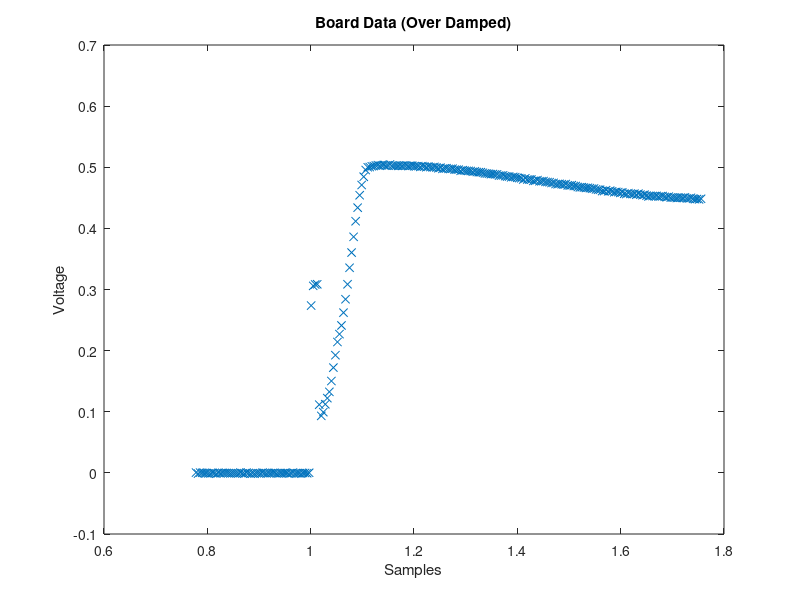
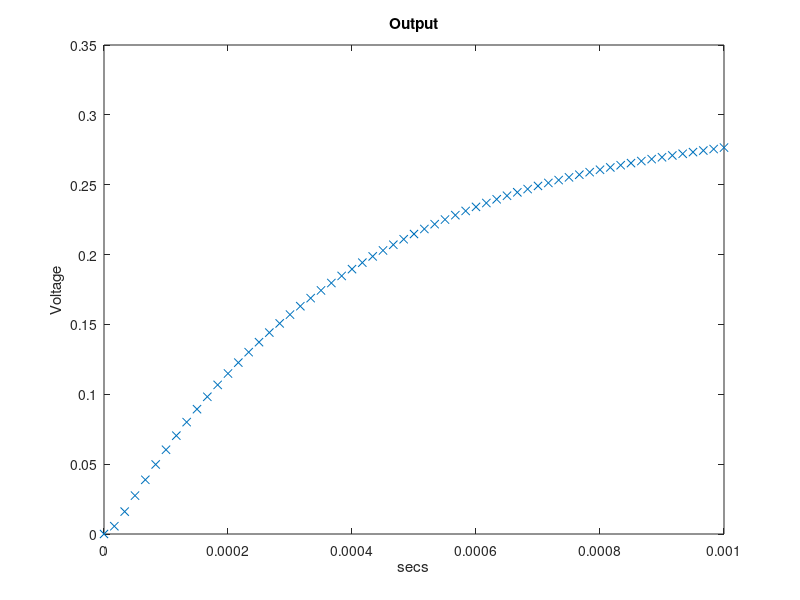
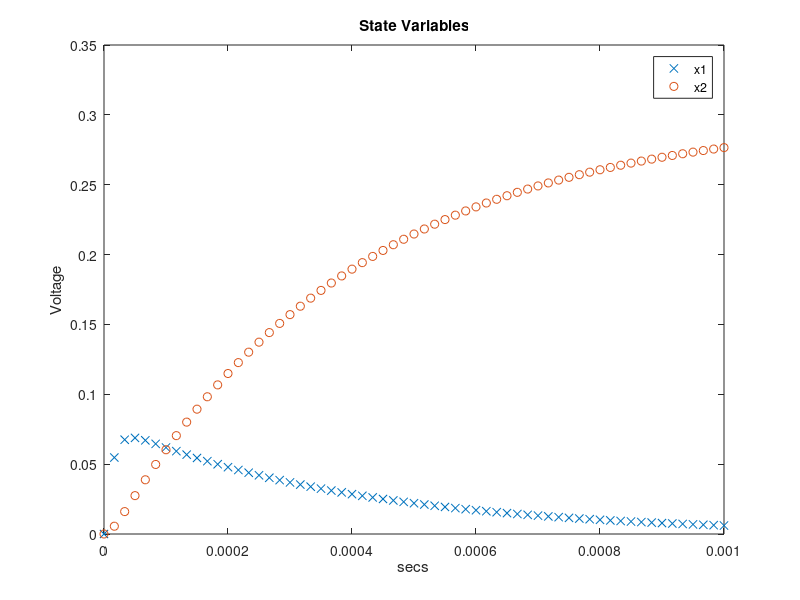

These figures' MATLAB source, in order:
% Options/switches
sine_input = 0;
plot_input = 0; 

%%
fid = fopen('buff_board_overdamped.txt','r');
A = fscanf(fid,'%f');
nidaq_buffer = 2^10;
nidaq_samples = 2^8;
signal_freq = 1000;
nidaq_interval = nidaq_buffer/nidaq_samples;

time = linspace( 0, nidaq_interval, nidaq_buffer );
figure;
plot(time(200:450),A(200:450),'x')

title('Board Data (Over Damped)');
xlabel('Samples')
ylabel('Voltage');

%Simulated System, Critically Damped
%%
int_const = 0.1e5; % 0.16 (1/us)
a = 8*int_const;
b = 2*int_const;
input_gain = 0.2;
w_n = sqrt(int_const*a);
% Put equation into CCF
 A = [-a -b
     int_const    0];
 B = [int_const
     0];
 C = [0   1];
 D = 0;
 
%10 KHz sine wave input or 3V step input
freq = 1000;
samp_freq = 60*freq;
time = 1*(1/freq);
T = 0:(1/samp_freq):time;     
%T = 0:0.0001:time;   
if (sine_input == 1)
    U = sin(2*pi*freq.*T);
else
    U = 3*input_gain*ones(size(T));  
end
if (plot_input == 1)
    figure;
    plot(time,U, 'x')
    title('Input'); xlabel('secs'); ylabel('Voltage');
end
sys = ss(A,B,C,D); 
% simulate and plot the response
X0 = [0;0];   %Initial conditions
[Y2, Tsim, X2] = lsim(sys,U,T,X0);
figure;
plot(Tsim, Y2,'x')
title('Output'); xlabel('secs'); ylabel('Voltage');
figure;
plot(Tsim, X2(:,1),'x')
hold on
plot(Tsim, X2(:,2),'o')
legend('x1', 'x2');
title('State Variables'); xlabel('secs'); ylabel('Voltage');

